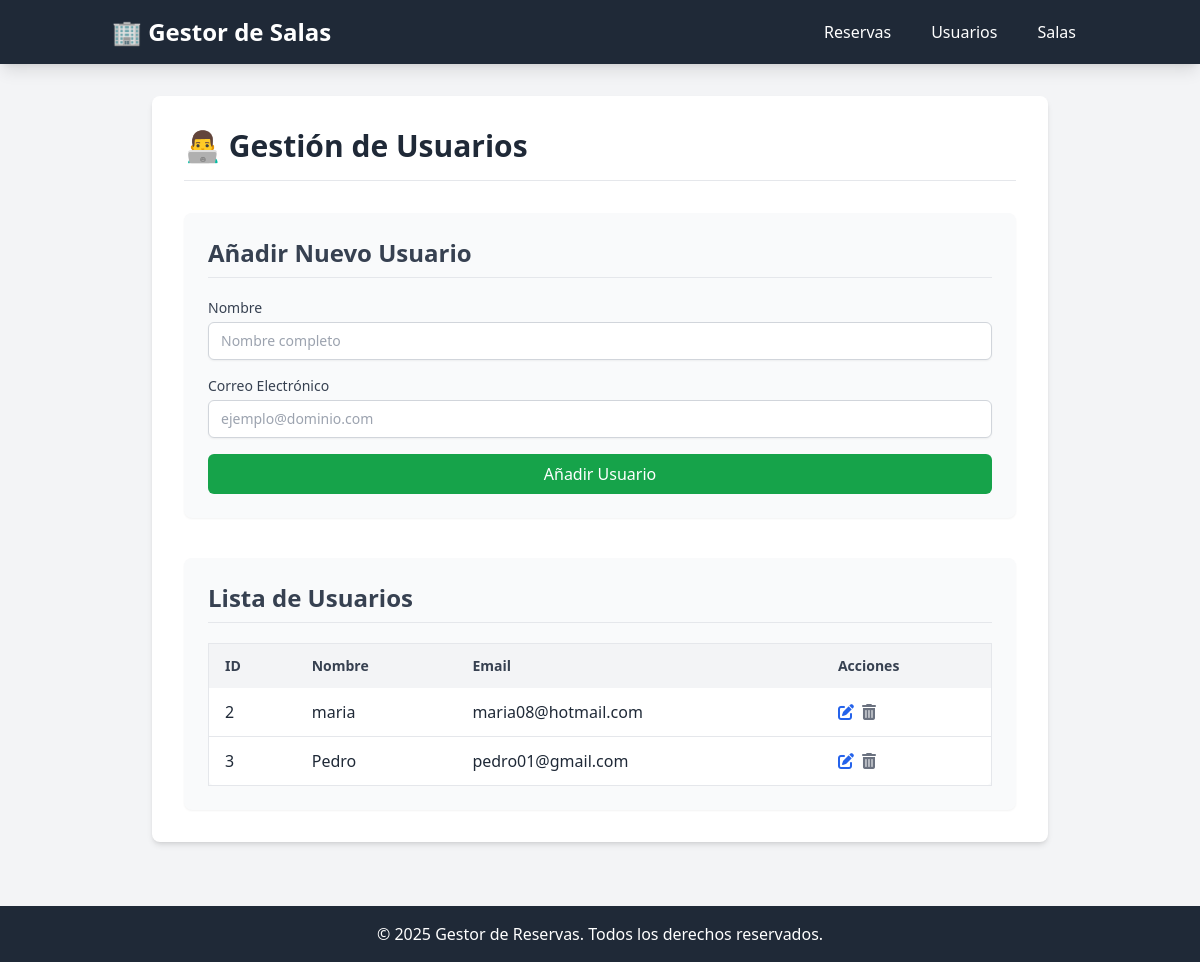
Screenshot of /users with the database file from the repository.
### app/models/booking_model.py (models this page shows, shortened)
class User(db.Model):
    id = db.Column(db.Integer, primary_key=True)
    name = db.Column(db.String(100), nullable=False)
    email = db.Column(db.String(120), unique=True, nullable=False)
    bookings = db.relationship('Booking', backref='user', lazy=True, cascade="all, delete-orphan")

### app/routes/web_routes.py (the view)
@bp.route('/users')
def manage_users():
    users = User.query.all()
    return render_template('users.html', users=users)

### app/templates/users.html
{% extends "base.html" %}
{% block content %}
<div class="max-w-4xl mx-auto bg-white p-8 rounded-lg shadow-md">
    <h2 class="text-3xl font-bold mb-8 border-b pb-4 text-gray-800">👨‍💻 Gestión de Usuarios</h2>
    <div class="mb-10 bg-gray-50 p-6 rounded-lg shadow-sm">
        <h3 class="text-2xl font-semibold mb-5 border-b pb-2 text-gray-700">Añadir Nuevo Usuario</h3>
        <form action="{{ url_for('main.add_user') }}" method="POST" class="space-y-4">
            <div>
                <label for="name" class="block text-sm font-medium text-gray-700">Nombre</label>
                <input type="text" id="name" name="name" required class="mt-1 block w-full py-2 px-3 border border-gray-300 rounded-md shadow-sm focus:outline-none focus:ring-blue-500 focus:border-blue-500 sm:text-sm" placeholder="Nombre completo">
            </div>
            <div>
                <label for="email" class="block text-sm font-medium text-gray-700">Correo Electrónico</label>
                <input type="email" id="email" name="email" required class="mt-1 block w-full py-2 px-3 border border-gray-300 rounded-md shadow-sm focus:outline-none focus:ring-blue-500 focus:border-blue-500 sm:text-sm" placeholder="ejemplo@dominio.com">
            </div>
            <button type="submit" class="w-full bg-green-600 text-white py-2 px-4 rounded-md hover:bg-green-700 focus:outline-none focus:ring-2 focus:ring-offset-2 focus:ring-green-500">
                Añadir Usuario
            </button>
        </form>
    </div>
    <div class="bg-gray-50 p-6 rounded-lg shadow-sm">
        <h3 class="text-2xl font-semibold mb-5 border-b pb-2 text-gray-700">Lista de Usuarios</h3>
        <div class="overflow-x-auto">
            <table class="min-w-full bg-white border border-gray-200 rounded-lg">
                <thead class="bg-gray-100">
                    <tr>
                        <th class="py-3 px-4 text-left text-gray-700 font-semibold text-sm">ID</th>
                        <th class="py-3 px-4 text-left text-gray-700 font-semibold text-sm">Nombre</th>
                        <th class="py-3 px-4 text-left text-gray-700 font-semibold text-sm">Email</th>
                        <th class="py-3 px-4 text-left text-gray-700 font-semibold text-sm">Acciones</th>
                    </tr>
                </thead>
                <tbody class="divide-y divide-gray-200">
                    {% for user in users %}
                    <tr>
                        <td class="py-3 px-4 text-gray-800">{{ user.id }}</td>
                        <td class="py-3 px-4 text-gray-800">{{ user.name }}</td>
                        <td class="py-3 px-4 text-gray-800">{{ user.email }}</td>
                        <td class="py-3 px-4 flex space-x-2">
                            <a href="{{ url_for('main.edit_user', id=user.id) }}" class="text-blue-600 hover:text-blue-800">
                                <i class="fas fa-edit"></i>
                            </a>
                            <form action="{{ url_for('main.delete_user', id=user.id) }}" method="POST" onsubmit="return confirm('¿Estás seguro de que quieres eliminar este usuario? Las reservas asociadas también se eliminarán.');">
                                <button type="submit" class="text-gray-500 hover:text-red-700">
                                    <i class="fas fa-trash-alt"></i>
                                </button>
                            </form>
                        </td>
                    </tr>
                    {% else %}
                    <tr>
                        <td colspan="4" class="text-center py-4 text-gray-500">No hay usuarios registrados.</td>
                    </tr>
                    {% endfor %}
                </tbody>
            </table>
        </div>
    </div>
</div>
{% endblock %}

### rows the page displays
User: id "2", name "maria", email "maria08@hotmail.com"
User: id "3", name "Pedro", email "pedro01@gmail.com"
